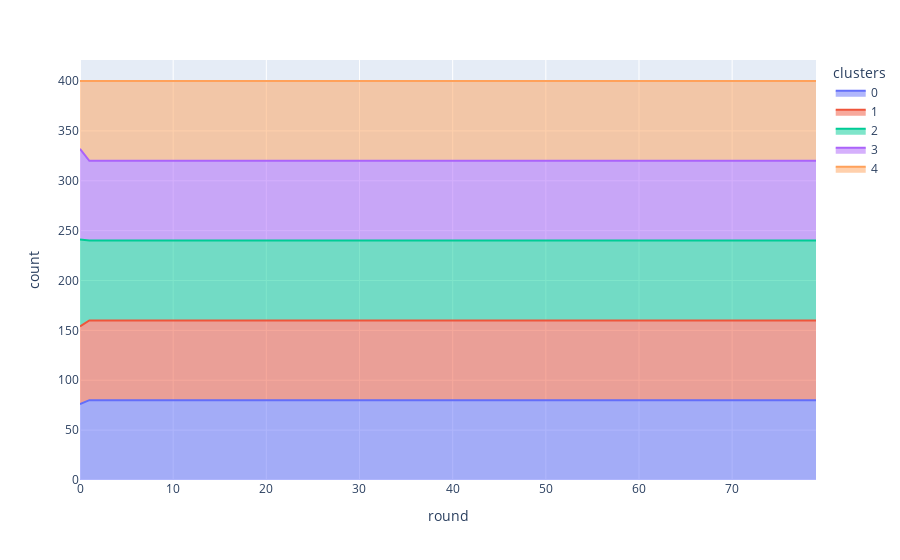

Source (notebook cell):
### Code cell
df = ca_flsc.groupby(["round", "algorithm", "imbalance", "imbalance_val", "clusters"]).size().reset_index().rename(columns={0: 'count'})
px.area(df.query("imbalance_val == 0.1"), x="round", y="count", color="clusters")

### Figure 1 — Plotly figure (JSON) as saved in the notebook; plotly's stock layout.template omitted (floating-point values rounded to 4 significant figures)
{"data": [{"fillpattern": {"shape": ""}, "hovertemplate": "clusters=0<br>round=%{x}<br>count=%{y}<extra></extra>", "legendgroup": "0", "line": {"color": "#636efa"}, "marker": {"symbol": "circle"}, "mode": "lines", "name": "0", "orientation": "v", "showlegend": true, "stackgroup": "1", "x": [0, 1, 2, 3, 4, 5, 6, 7, 8, 9, 10, 11, 12, 13, 14, 15, 16, 17, 18, 19, 20, 21, 22, 23, 24, 25, 26, 27, 28, 29, 30, 31, 32, 33, 34, 35, 36, 37, 38, 39, 40, 41, 42, 43, 44, 45, 46, 47, 48, 49, 50, 51, 52, 53, 54, 55, 56, 57, 58, 59, 60, 61, 62, 63, 64, 65, 66, 67, 68, 69, 70, 71, 72, 73, 74, 75, 76, 77, 78, 79], "xaxis": "x", "y": [76, 80, 80, 80, 80, 80, 80, 80, 80, 80, 80, 80, 80, 80, 80, 80, 80, 80, 80, 80, 80, 80, 80, 80, 80, 80, 80, 80, 80, 80, 80, 80, 80, 80, 80, 80, 80, 80, 80, 80, 80, 80, 80, 80, 80, 80, 80, 80, 80, 80, 80, 80, 80, 80, 80, 80, 80, 80, 80, 80, 80, 80, 80, 80, 80, 80, 80, 80, 80, 80, 80, 80, 80, 80, 80, 80, 80, 80, 80, 80], "yaxis": "y", "type": "scatter"}, {"fillpattern": {"shape": ""}, "hovertemplate": "clusters=1<br>round=%{x}<br>count=%{y}<extra></extra>", "legendgroup": "1", "line": {"color": "#EF553B"}, "marker": {"symbol": "circle"}, "mode": "lines", "name": "1", "orientation": "v", "showlegend": true, "stackgroup": "1", "x": [0, 1, 2, 3, 4, 5, 6, 7, 8, 9, 10, 11, 12, 13, 14, 15, 16, 17, 18, 19, 20, 21, 22, 23, 24, 25, 26, 27, 28, 29, 30, 31, 32, 33, 34, 35, 36, 37, 38, 39, 40, 41, 42, 43, 44, 45, 46, 47, 48, 49, 50, 51, 52, 53, 54, 55, 56, 57, 58, 59, 60, 61, 62, 63, 64, 65, 66, 67, 68, 69, 70, 71, 72, 73, 74, 75, 76, 77, 78, 79], "xaxis": "x", "y": [78, 80, 80, 80, 80, 80, 80, 80, 80, 80, 80, 80, 80, 80, 80, 80, 80, 80, 80, 80, 80, 80, 80, 80, 80, 80, 80, 80, 80, 80, 80, 80, 80, 80, 80, 80, 80, 80, 80, 80, 80, 80, 80, 80, 80, 80, 80, 80, 80, 80, 80, 80, 80, 80, 80, 80, 80, 80, 80, 80, 80, 80, 80, 80, 80, 80, 80, 80, 80, 80, 80, 80, 80, 80, 80, 80, 80, 80, 80, 80], "yaxis": "y", "type": "scatter"}, {"fillpattern": {"shape": ""}, "hovertemplate": "clusters=2<br>round=%{x}<br>count=%{y}<extra></extra>", "legendgroup": "2", "line": {"color": "#00cc96"}, "marker": {"symbol": "circle"}, "mode": "lines", "name": "2", "orientation": "v", "showlegend": true, "stackgroup": "1", "x": [0, 1, 2, 3, 4, 5, 6, 7, 8, 9, 10, 11, 12, 13, 14, 15, 16, 17, 18, 19, 20, 21, 22, 23, 24, 25, 26, 27, 28, 29, 30, 31, 32, 33, 34, 35, 36, 37, 38, 39, 40, 41, 42, 43, 44, 45, 46, 47, 48, 49, 50, 51, 52, 53, 54, 55, 56, 57, 58, 59, 60, 61, 62, 63, 64, 65, 66, 67, 68, 69, 70, 71, 72, 73, 74, 75, 76, 77, 78, 79], "xaxis": "x", "y": [87, 80, 80, 80, 80, 80, 80, 80, 80, 80, 80, 80, 80, 80, 80, 80, 80, 80, 80, 80, 80, 80, 80, 80, 80, 80, 80, 80, 80, 80, 80, 80, 80, 80, 80, 80, 80, 80, 80, 80, 80, 80, 80, 80, 80, 80, 80, 80, 80, 80, 80, 80, 80, 80, 80, 80, 80, 80, 80, 80, 80, 80, 80, 80, 80, 80, 80, 80, 80, 80, 80, 80, 80, 80, 80, 80, 80, 80, 80, 80], "yaxis": "y", "type": "scatter"}, {"fillpattern": {"shape": ""}, "hovertemplate": "clusters=3<br>round=%{x}<br>count=%{y}<extra></extra>", "legendgroup": "3", "line": {"color": "#ab63fa"}, "marker": {"symbol": "circle"}, "mode": "lines", "name": "3", "orientation": "v", "showlegend": true, "stackgroup": "1", "x": [0, 1, 2, 3, 4, 5, 6, 7, 8, 9, 10, 11, 12, 13, 14, 15, 16, 17, 18, 19, 20, 21, 22, 23, 24, 25, 26, 27, 28, 29, 30, 31, 32, 33, 34, 35, 36, 37, 38, 39, 40, 41, 42, 43, 44, 45, 46, 47, 48, 49, 50, 51, 52, 53, 54, 55, 56, 57, 58, 59, 60, 61, 62, 63, 64, 65, 66, 67, 68, 69, 70, 71, 72, 73, 74, 75, 76, 77, 78, 79], "xaxis": "x", "y": [91, 80, 80, 80, 80, 80, 80, 80, 80, 80, 80, 80, 80, 80, 80, 80, 80, 80, 80, 80, 80, 80, 80, 80, 80, 80, 80, 80, 80, 80, 80, 80, 80, 80, 80, 80, 80, 80, 80, 80, 80, 80, 80, 80, 80, 80, 80, 80, 80, 80, 80, 80, 80, 80, 80, 80, 80, 80, 80, 80, 80, 80, 80, 80, 80, 80, 80, 80, 80, 80, 80, 80, 80, 80, 80, 80, 80, 80, 80, 80], "yaxis": "y", "type": "scatter"}, {"fillpattern": {"shape": ""}, "hovertemplate": "clusters=4<br>round=%{x}<br>count=%{y}<extra></extra>", "legendgroup": "4", "line": {"color": "#FFA15A"}, "marker": {"symbol": "circle"}, "mode": "lines", "name": "4", "orientation": "v", "showlegend": true, "stackgroup": "1", "x": [0, 1, 2, 3, 4, 5, 6, 7, 8, 9, 10, 11, 12, 13, 14, 15, 16, 17, 18, 19, 20, 21, 22, 23, 24, 25, 26, 27, 28, 29, 30, 31, 32, 33, 34, 35, 36, 37, 38, 39, 40, 41, 42, 43, 44, 45, 46, 47, 48, 49, 50, 51, 52, 53, 54, 55, 56, 57, 58, 59, 60, 61, 62, 63, 64, 65, 66, 67, 68, 69, 70, 71, 72, 73, 74, 75, 76, 77, 78, 79], "xaxis": "x", "y": [68, 80, 80, 80, 80, 80, 80, 80, 80, 80, 80, 80, 80, 80, 80, 80, 80, 80, 80, 80, 80, 80, 80, 80, 80, 80, 80, 80, 80, 80, 80, 80, 80, 80, 80, 80, 80, 80, 80, 80, 80, 80, 80, 80, 80, 80, 80, 80, 80, 80, 80, 80, 80, 80, 80, 80, 80, 80, 80, 80, 80, 80, 80, 80, 80, 80, 80, 80, 80, 80, 80, 80, 80, 80, 80, 80, 80, 80, 80, 80], "yaxis": "y", "type": "scatter"}], "layout": {"xaxis": {"anchor": "y", "domain": [0.0, 1.0], "title": {"text": "round"}}, "yaxis": {"anchor": "x", "domain": [0.0, 1.0], "title": {"text": "count"}}, "legend": {"title": {"text": "clusters"}, "tracegroupgap": 0}, "margin": {"t": 60}}}
